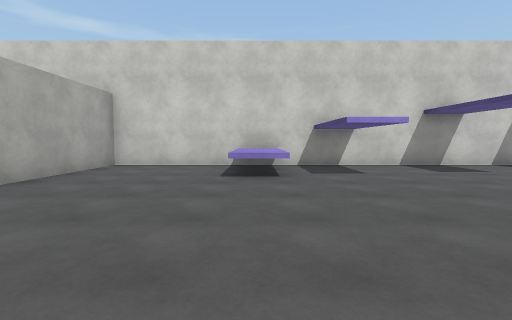
view 1 (above)

16 first-person views from a walk through a scene from a Unity 3-D project. The camera is 1.3 m above the floor, tilts 4° down and sees 85° across. The floor is counted in squares, 2 m on a side. Each view is taken from the middle of a square. On the plan, view 1 faces up. The plan holds only what a view shows up to about 9 squares ahead; the rest is blank. The place goes on beyond the plan. The player character is not drawn. Some animated figures are left out. Some surface patterns are stand-ins.

view 2
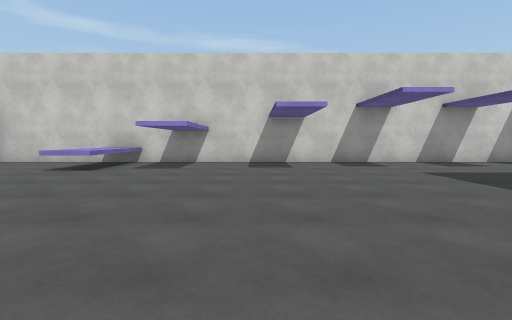

view 3
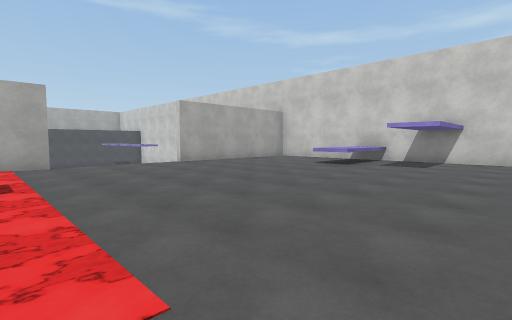

view 4
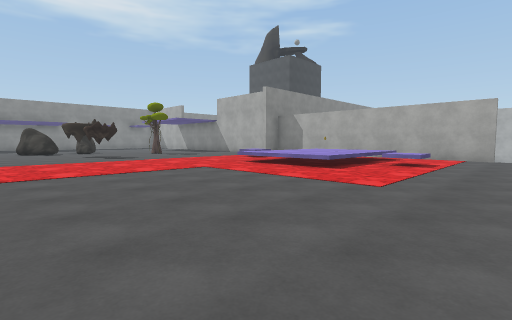

view 5
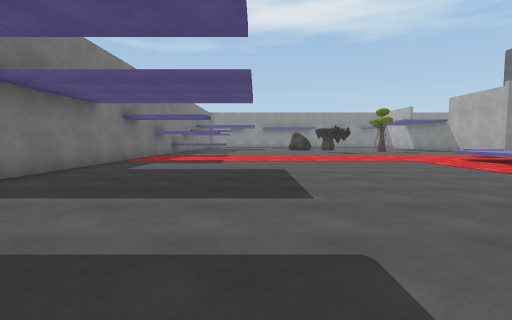

view 6
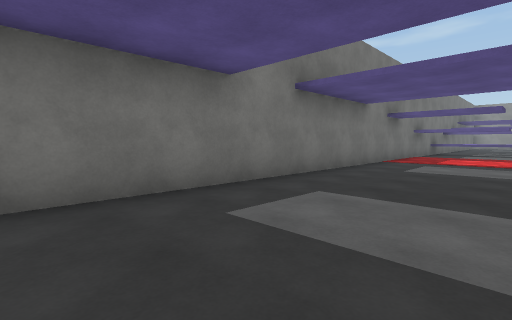

view 7
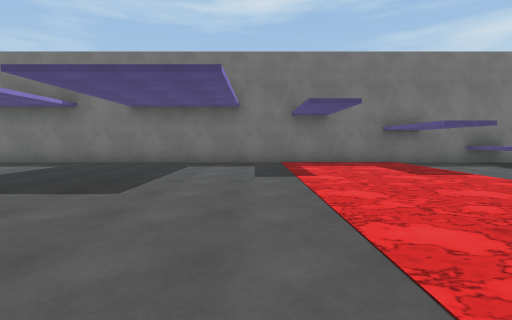

view 8
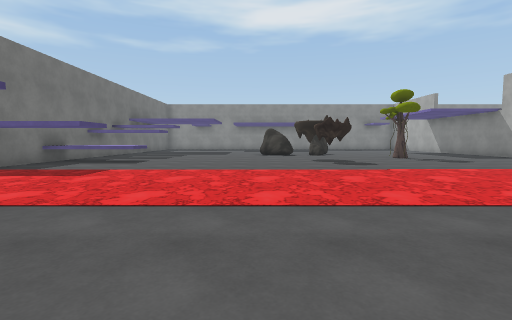

view 9
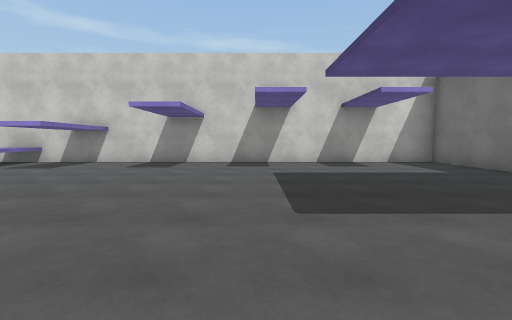

view 10
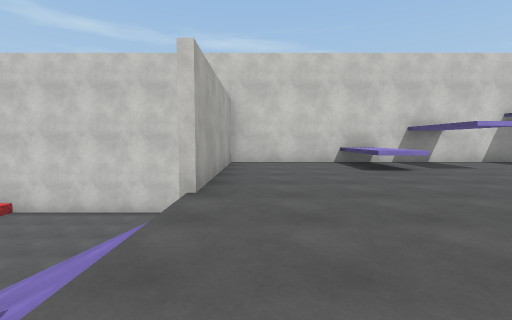

view 11
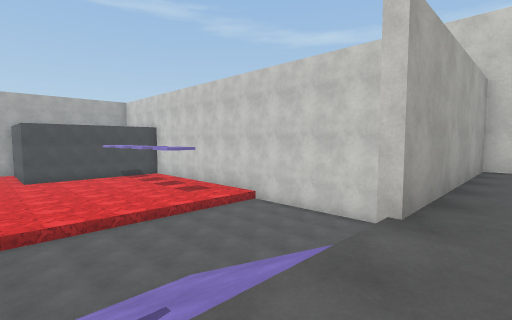

view 12
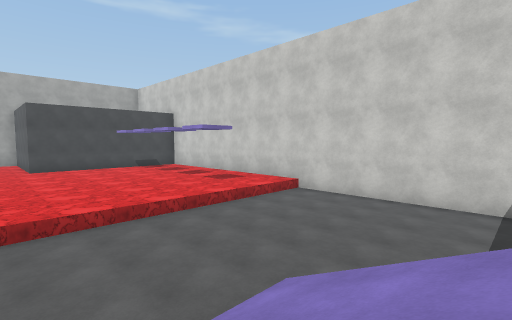

view 13
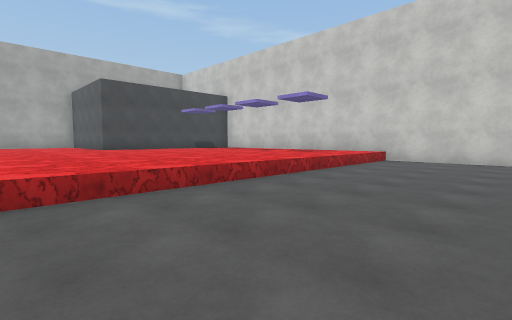

view 14
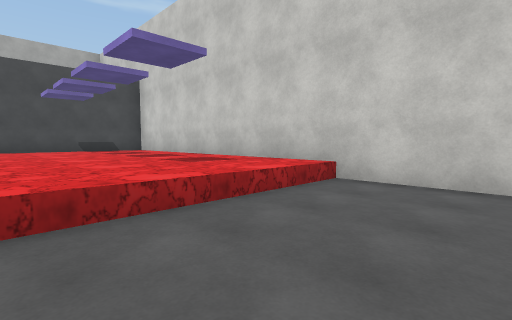

view 15
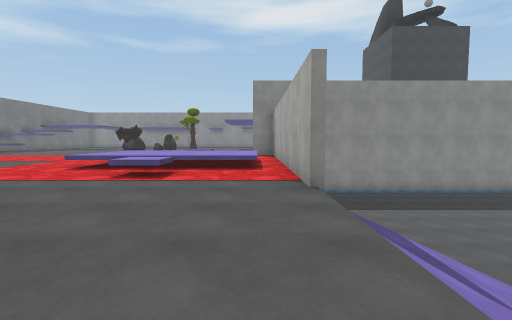

view 16
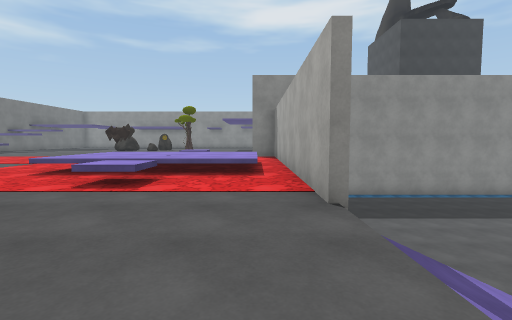

### Floor plan
Key: @ floor where view 1 was taken; # wall or solid block; . main floor; - floor 3 m lower than the main floor; / step, stairs or slope; ≈ lava or water the walk keeps out of; ^ raised ledge.
Columns run from 19 left of view 1 to 13 right of it. Each row starts with its distance up from view 1.
  8          ########################
  7    ≈≈≈≈≈≈------#...^............#
  6   ≈≈≈≈≈≈≈------#...^............#
  5 ≈≈≈≈≈≈≈≈≈------#...^............#
  4 ≈≈≈≈≈≈≈≈≈----- #................#
  3 ≈ ≈≈≈≈≈≈≈----- #................#
  2    ≈≈≈≈≈≈----///................#
  1   ≈≈≈≈≈≈≈----///................#
  0   ≈≈≈≈≈≈≈----///...@............#
 -1  ≈≈≈≈≈≈≈≈----//#................#
 -2    ≈≈≈≈≈≈----- #≈≈^≈≈≈≈.........#
 -3           ----   ≈^^≈≈≈.........#
 -4          -----   #^^^≈≈.........#
 -5         ------    #^^≈≈.........#
 -6         ------     ^^≈≈≈≈≈≈≈≈≈≈#
 -7         ------      ≈≈≈≈≈≈≈≈≈≈≈≈
 -8                     ≈≈≈≈≈≈≈≈≈≈≈≈
 -9                      ≈≈≈≈≈≈≈≈  #
-10                      ..........#
-11                        #.....^^#
-12                       ##     ^ #

Where each view was taken, in squares from view 1:
view 1: 0 up, 0 right, facing up
view 2: 1 down, 4 right, facing up
view 3: 2 down, 4 right, facing up-left
view 4: 0 up, 7 right, facing down-left
view 5: 3 up, 8 right, facing down
view 6: 3 up, 9 right, facing down-right
view 7: 5 down, 4 right, facing right
view 8: 3 down, 6 right, facing down
view 9: 1 down, 7 right, facing up
view 10: 1 down, 3 left, facing up
view 11: 0 up, 3 left, facing up-left
view 12: 0 up, 5 left, facing up-left
view 13: 2 down, 7 left, facing up-left
view 14: 3 up, 8 left, facing up-left
view 15: 3 up, 3 left, facing down
view 16: 2 up, 3 left, facing down
